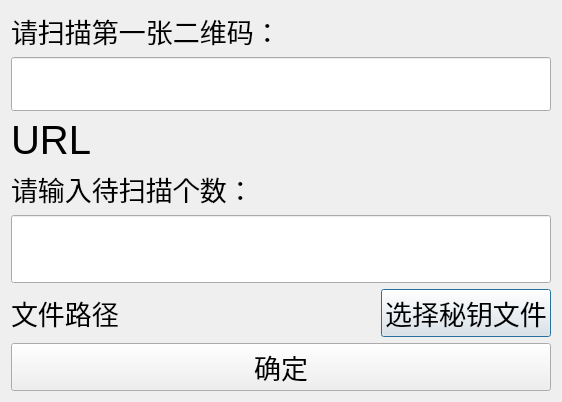
<?xml version="1.0" encoding="UTF-8"?>
<ui version="4.0">
 <class>FirstInputDialog</class>
 <widget class="QDialog" name="FirstInputDialog">
  <property name="geometry">
   <rect>
    <x>0</x>
    <y>0</y>
    <width>562</width>
    <height>376</height>
   </rect>
  </property>
  <property name="font">
   <font>
    <pointsize>40</pointsize>
   </font>
  </property>
  <property name="windowTitle">
   <string>Dialog</string>
  </property>
  <layout class="QVBoxLayout" name="verticalLayout">
   <item>
    <widget class="QLabel" name="label">
     <property name="font">
      <font>
       <pointsize>20</pointsize>
      </font>
     </property>
     <property name="text">
      <string>请扫描第一张二维码：</string>
     </property>
    </widget>
   </item>
   <item>
    <widget class="QLineEdit" name="inputStringLineEdit">
     <property name="font">
      <font>
       <pointsize>30</pointsize>
      </font>
     </property>
    </widget>
   </item>
   <item>
    <widget class="QLabel" name="Urllabe">
     <property name="font">
      <font>
       <pointsize>30</pointsize>
      </font>
     </property>
     <property name="text">
      <string>URL</string>
     </property>
    </widget>
   </item>
   <item>
    <widget class="QLabel" name="label_2">
     <property name="font">
      <font>
       <pointsize>20</pointsize>
      </font>
     </property>
     <property name="text">
      <string>请输入待扫描个数：</string>
     </property>
    </widget>
   </item>
   <item>
    <widget class="QLineEdit" name="numberlineEdit"/>
   </item>
   <item>
    <layout class="QHBoxLayout" name="horizontalLayout">
     <item>
      <widget class="QLabel" name="pathLable">
       <property name="font">
        <font>
         <pointsize>20</pointsize>
        </font>
       </property>
       <property name="text">
        <string>文件路径</string>
       </property>
      </widget>
     </item>
     <item>
      <spacer name="horizontalSpacer">
       <property name="orientation">
        <enum>Qt::Horizontal</enum>
       </property>
       <property name="sizeHint" stdset="0">
        <size>
         <width>40</width>
         <height>20</height>
        </size>
       </property>
      </spacer>
     </item>
     <item>
      <widget class="QPushButton" name="selectkeyfileButton">
       <property name="font">
        <font>
         <pointsize>20</pointsize>
        </font>
       </property>
       <property name="text">
        <string>选择秘钥文件</string>
       </property>
      </widget>
     </item>
    </layout>
   </item>
   <item>
    <widget class="QPushButton" name="okButton">
     <property name="font">
      <font>
       <pointsize>20</pointsize>
      </font>
     </property>
     <property name="text">
      <string>确定</string>
     </property>
    </widget>
   </item>
   <item>
    <spacer name="verticalSpacer">
     <property name="orientation">
      <enum>Qt::Vertical</enum>
     </property>
     <property name="sizeHint" stdset="0">
      <size>
       <width>20</width>
       <height>40</height>
      </size>
     </property>
    </spacer>
   </item>
  </layout>
 </widget>
 <resources/>
 <connections/>
</ui>
